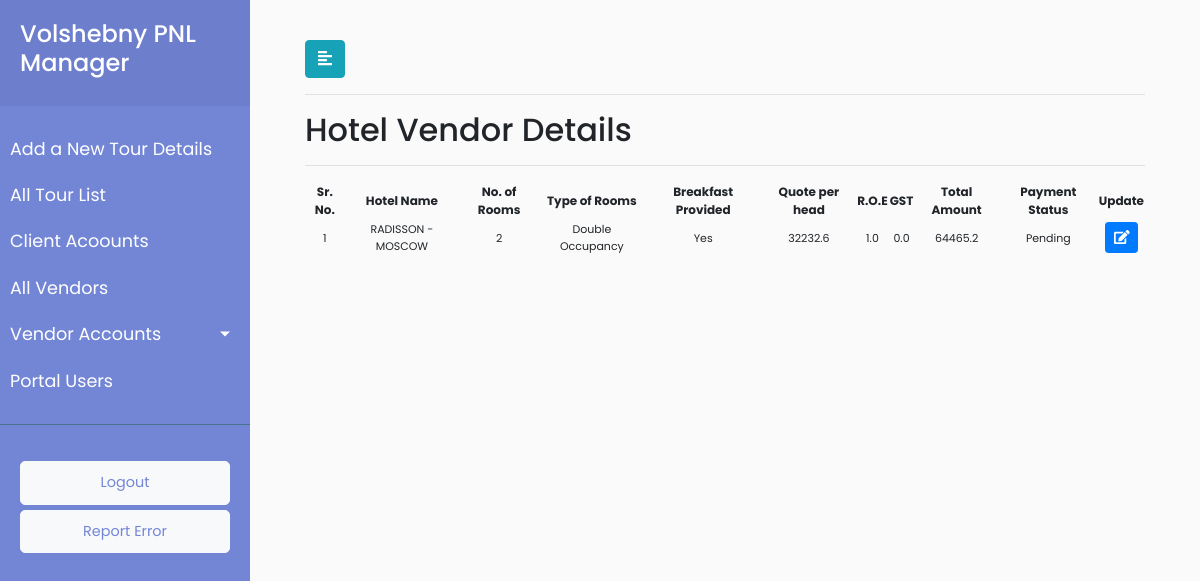
Before: /vendor/details/hotel/22/Pending/ (signed in) with the older database file.
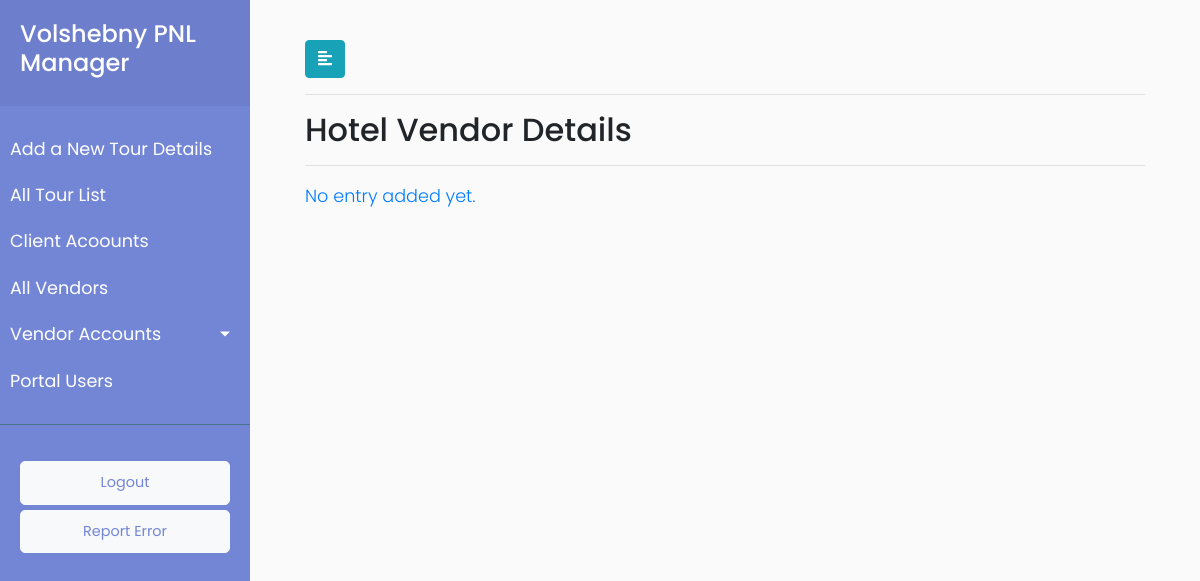
After: the same page with the newer database file.
### payment/models.py (models this page shows, shortened)
class Service(models.Model):
        payment_status=(('Pending','Pending'),('Done','Done'))
        service_vendor_id = models.ForeignKey(Vendor, on_delete = models.CASCADE,default="2")
        service_number_of_passengers =  models.CharField(max_length=920,blank=True)
        service_quote_per_head = models.FloatField(blank=True)
        service_roe = models.FloatField(blank=True)
        service_gst = models.FloatField(blank=True)
        service_total_amount =  models.FloatField(default=0.0,blank=True)
        service_payment_method = models.CharField(max_length=920,default="")
        service_vendor_payment_status = models.CharField(choices=payment_status,max_length=920,default="Pending")
        objects = InheritanceManager()
        service_id = models.ForeignKey(Groupdescription, on_delete = models.CASCADE,default="11")

class HotelQuatation(Service):
        service_type = models.CharField(max_length=920,default="Hotel Quatation Service")
        TYPE_OF_ROOM=(('Single Occupancy','Single Occupancy'),
                       ('Double Occupancy','Double Occupancy'),
                        ('Triple Occupancy','Triple Occupancy'))
        BREAKFAST_PROVIDES=(('Yes','Yes'),
                              ('No','No'))
        hotelquatation_hotel_name = models.CharField(max_length=920)
        hotelquatation_number_of_rooms = models.IntegerField()
        hotelquatation_type_of_room = models.CharField(choices=TYPE_OF_ROOM,max_length=920,default="Single Occupancy")
        hotelquatation_breakfast_provided = models.CharField(choices=BREAKFAST_PROVIDES,max_length=920,default="Yes")
        hotelquatation_check_in_datetime = models.DateTimeField(default=timezone.now)
        hotelquatation_check_out_datetime = models.DateTimeField(default=timezone.now)
        class Meta:
                verbose_name_plural = "Hotel Quatation"
                verbose_name = "Hotel"

class Service(models.Model):
        payment_status=(('Pending','Pending'),('Done','Done'))
        service_vendor_id = models.ForeignKey(Vendor, on_delete = models.CASCADE,default="2")
        service_number_of_passengers =  models.CharField(max_length=920,blank=True)
        service_quote_per_head = models.FloatField(blank=True)
        service_roe = models.FloatField(blank=True)
        service_gst = models.FloatField(blank=True)
        service_total_amount =  models.FloatField(default=0.0,blank=True)
        service_payment_method = models.CharField(max_length=920,default="")
        service_vendor_payment_status = models.CharField(choices=payment_status,max_length=920,default="Pending")
        objects = InheritanceManager()
        service_id = models.ForeignKey(Groupdescription, on_delete = models.CASCADE,default="11")

### payment/views.py (the view)
# urls.py: re_path(r'^vendor/details/hotel/(?P<vendor_id>[\w\-\s\(\)]+)/(?P<payment_status>\w+)/$',views.vendor_accounts_hotel_quatation_details,name='vendor_accounts_hotel_quatation_details'),
@login_required(login_url='/user_login')
def vendor_accounts_hotel_quatation_details(request,vendor_id,payment_status):
    userrole = request.user.user_role
    vendor_pending = HotelQuatation.objects.filter(service_vendor_id=vendor_id,service_vendor_payment_status=payment_status).all()
    data = {"userrole":userrole, "hotels": vendor_pending }
    return render(request, 'payment/vendor_accounts_hotel_quatation_details.html',data)

### payment/templates/payment/vendor_accounts_hotel_quatation_details.html (shortened to what this page needs)
{% extends 'payment/base.html' %}
{% load static %}
{% block stylesheets %}
<link rel="stylesheet" href="//cdn.datatables.net/1.10.19/css/jquery.dataTables.min.css">
{% endblock stylesheets %}
{% block content %}
<div id="content">
	<div class="container-fluid">
		<button type="button" id="sidebarCollapse" class="btn btn-info">
			<i class="fas fa-align-left"></i>
		</button>
          <hr>
               <h2>Hotel Vendor Details</h2>
                <hr>
                         <div>
                       {% if hotels %}
                       <table id="test_table" class="display" style="width:100%; text-align: center">
                       <thead style="font-size:12px">
                                <tr>
                                    <th class="text-center" scope="col">Sr. No.</th>
                                    <th class="text-center" scope="col">Hotel Name</th>
                                    <th class="text-center" scope="col">No. of Rooms</th>
                                    <th class="text-center" scope="col">Type of Rooms</th>
                                    <th class="text-center" scope="col">Breakfast Provided</th>
                                      <th class="text-center" scope="col">Quote per head</th>
                                     <th class="text-center" scope="col">R.O.E</th>
                                     <th class="text-center" scope="col">GST</th>
                                     <th class="text-center" scope="col">Total Amount</th>
                                      <th class="text-center" scope="col">Payment Status</th>
                                    <th class="text-center" scope="col">Update</th>
                                </tr>
                            </thead>
                            <tbody style="font-size:11px">
                            {% for hotel in hotels %}
                                <tr>
                                    <td class="text-center" scope="row" >{{ forloop.counter }}</td>
                                   <td class="text-center">{{ hotel.hotelquatation_hotel_name }}</td>
                                    <td class="text-center">{{ hotel.hotelquatation_number_of_rooms }}</td>
                                    <td class="text-center">{{ hotel.hotelquatation_type_of_room }}</td>
                                    <td class="text-center">{{ hotel.hotelquatation_breakfast_provided }}</td>
                                    <td class="text-center">{{ hotel.service_quote_per_head }}</td>
                                    <td class="text-center">{{ hotel.service_roe }}</td>
                                    <td class="text-center">{{ hotel.service_gst }}</td>
                                    <td class="text-center">{{ hotel.service_total_amount }}</td>
                                    <td class="text-center">{{ hotel.service_vendor_payment_status }}</td>
                                    <td>
                            <button type="button" class="update_hotel btn btn-sm btn-primary" data-id="{% url 'payment:vendor_hotel_detail_update' hotel.pk %}">
                                <span class="fa fa-edit"></span>
                            </button>
                        </td>
                                </tr>
                                {% endfor %}
                            </tbody>
                             </table>
                             {% else %}
			<p class="no-leads text-primary">No entry added yet.</p>
			{% endif %}
                </div>
            </div>
            </div>
{% endblock %}

Changed rows visible on the page:
removed HotelQuatation: hotelquatation_hotel_name "RADISSON -MOSCOW", hotelquatation_number_of_rooms "2", hotelquatation_type_of_room "Double Occupancy", hotelquatation_breakfast_provided "Yes", service_quote_per_head "32232.6", service_roe "1.0", service_gst "0.0", service_total_amount "64465.2", service_vendor_payment_status "Pending"
Other visible differences:
text no longer shown: "Sr. No. Hotel Name No. of Rooms Type of Rooms Breakfast Provided Quote per head R.O.E GST Total Amount Payment Status Update"
text now shown: "No entry added yet."
